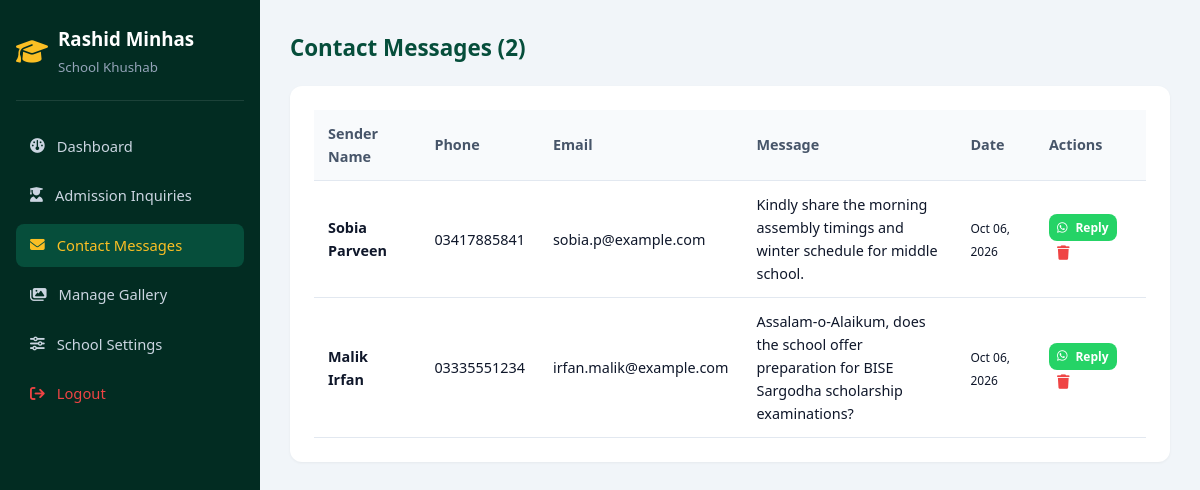
The page /admin/messages.php (signed in) on the database its author committed.
### tables this page shows
CREATE TABLE `contact_messages` (
  `id` INT AUTO_INCREMENT PRIMARY KEY,
  `name` VARCHAR(100) NOT NULL,
  `phone` VARCHAR(30) NOT NULL,
  `email` VARCHAR(100) NULL,
  `message` TEXT NOT NULL,
  `status` ENUM('unread', 'read') DEFAULT 'unread',
  `created_at` TIMESTAMP DEFAULT CURRENT_TIMESTAMP
);

### admin/messages.php (the view, shortened to what this page needs)
<?php
$pdo = getDBConnection();
$messages = $pdo->query("SELECT * FROM contact_messages ORDER BY id DESC")->fetchAll();
?>
<!DOCTYPE html>
<html lang="en">
<head>
    <link rel="stylesheet" href="../assets/css/style.css">
    <link rel="stylesheet" href="https://cdnjs.cloudflare.com/ajax/libs/font-awesome/6.5.1/css/all.min.css">
</head>
<body>
<div class="admin-layout">
    <aside class="admin-sidebar">
        <div class="admin-brand">
            <i class="fa-solid fa-graduation-cap" style="font-size:1.6rem; color:#fbbf24;"></i>
            <div><h3>Rashid Minhas</h3><small style="color:#94a3b8;">School Khushab</small></div>
        </div>
        <ul class="admin-nav">
            <li><a href="dashboard.php"><i class="fa-solid fa-gauge"></i> Dashboard</a></li>
            <li><a href="admissions.php"><i class="fa-solid fa-user-graduate"></i> Admission Inquiries</a></li>
            <li><a href="messages.php" class="active"><i class="fa-solid fa-envelope"></i> Contact Messages</a></li>
            <li><a href="gallery.php"><i class="fa-solid fa-images"></i> Manage Gallery</a></li>
            <li><a href="settings.php"><i class="fa-solid fa-sliders"></i> School Settings</a></li>
            <li><a href="logout.php" style="color:#ef4444;"><i class="fa-solid fa-arrow-right-from-bracket"></i> Logout</a></li>
        </ul>
    </aside>
    <main class="admin-main">
        <h2 style="font-size:1.4rem; font-weight:800; color:#064e3b; margin-bottom:20px;">Contact Messages (<?= count($messages) ?>)</h2>
        <div class="data-card">
            <table>
                <thead>
                    <tr>
                        <th>Sender Name</th>
                        <th>Phone</th>
                        <th>Email</th>
                        <th>Message</th>
                        <th>Date</th>
                        <th>Actions</th>
                    </tr>
                </thead>
                <tbody>
                    <?php foreach ($messages as $m): ?>
                        <tr>
                            <td><strong><?= htmlspecialchars($m['name']) ?></strong></td>
                            <td><?= htmlspecialchars($m['phone']) ?></td>
                            <td><?= htmlspecialchars($m['email']) ?></td>
                            <td style="max-width:320px;"><?= nl2br(htmlspecialchars($m['message'])) ?></td>
                            <td><small><?= date('M d, Y', strtotime($m['created_at'])) ?></small></td>
                            <td>
                                <a href="https://wa.me/92<?= ltrim(preg_replace('/[^0-9]/', '', $m['phone']), '0') ?>" target="_blank" class="btn btn-whatsapp" style="padding:4px 8px; font-size:0.75rem;">
                                    <i class="fa-brands fa-whatsapp"></i> Reply
                                </a>
                                <a href="messages.php?delete=<?= $m['id'] ?>" onclick="return confirm('Delete message?');" style="color:#ef4444; margin-left:8px;">
                                    <i class="fa-solid fa-trash"></i>
                                </a>
                            </td>
                        </tr>
                    <?php endforeach; ?>
                </tbody>
            </table>
        </div>
    </main>
</div>
</body>
</html>

### assets/css/style.css (style rules this page uses)
:root { --primary: #064e3b; --primary-dark: #022c22; --primary-light: #047857; --accent: #d97706; --accent-hover: #b45309; --accent-light: #fef3c7; --text-main: #0f172a; --text-muted: #475569; --bg-light: #f8fafc; --bg-white: #ffffff; --border-color: #e2e8f0; --radius-sm: 8px; --radius-md: 14px; --radius-lg: 20px; --shadow-sm: 0 2px 4px rgba(0, 0, 0, 0.05); --shadow-md: 0 6px 18px rgba(0, 0, 0, 0.08); --shadow-lg: 0 14px 30px rgba(0, 0, 0, 0.12); --font-sans: 'Plus Jakarta Sans', system-ui, -apple-system, sans-serif; --font-heading: 'Plus Jakarta Sans', sans-serif; }
* { margin: 0; padding: 0; box-sizing: border-box; }
html { scroll-behavior: smooth; font-size: 16px; }
body { font-family: var(--font-sans); color: var(--text-main); background-color: var(--bg-light); line-height: 1.6; overflow-x: hidden; }
a { color: inherit; text-decoration: none; transition: all 0.25s ease; }
ul { list-style: none; }
.btn { display: inline-flex; align-items: center; justify-content: center; gap: 8px; padding: 12px 26px; font-size: 0.95rem; font-weight: 600; border-radius: var(--radius-sm); cursor: pointer; border: none; transition: all 0.25s ease; }
.btn-whatsapp { background-color: #25D366; color: #ffffff; }

### admin/messages.php (style rules this page uses)
.admin-layout { display: flex; min-height: 100vh; background: #f1f5f9; }
.admin-sidebar { width: 260px; background: #022c22; color: #fff; padding: 24px 16px; }
.admin-brand { display: flex; align-items: center; gap: 10px; padding-bottom: 20px; border-bottom: 1px solid rgba(255,255,255,0.1); margin-bottom: 24px; }
.admin-nav { list-style: none; }
.admin-nav li { margin-bottom: 6px; }
.admin-nav a { display: flex; align-items: center; gap: 12px; padding: 10px 14px; border-radius: 8px; color: #cbd5e1; font-size: 0.92rem; }
.admin-nav a:hover, .admin-nav a.active { background: #064e3b; color: #fbbf24; }
.admin-main { flex: 1; padding: 30px; overflow-y: auto; }
.data-card { background: #fff; border-radius: 12px; padding: 24px; box-shadow: 0 1px 3px rgba(0,0,0,0.05); }
table { width: 100%; border-collapse: collapse; font-size: 0.9rem; }
th, td { padding: 12px 14px; text-align: left; border-bottom: 1px solid #e2e8f0; }
th { background: #f8fafc; color: #475569; }

### rows shown on the page
contact_messages: name "Sobia Parveen", phone "03417885841", email "sobia.p@example.com", message "Kindly share the morning assembly timings and winter schedule for middle school.", created_at "Oct 06, 2026"
contact_messages: name "Malik Irfan", phone "03335551234", email "irfan.malik@example.com", message "Assalam-o-Alaikum, does the school offer preparation for BISE Sargodha scholarship examinations?", created_at "Oct 06, 2026"

### other values the page prints
count($messages) "2"
